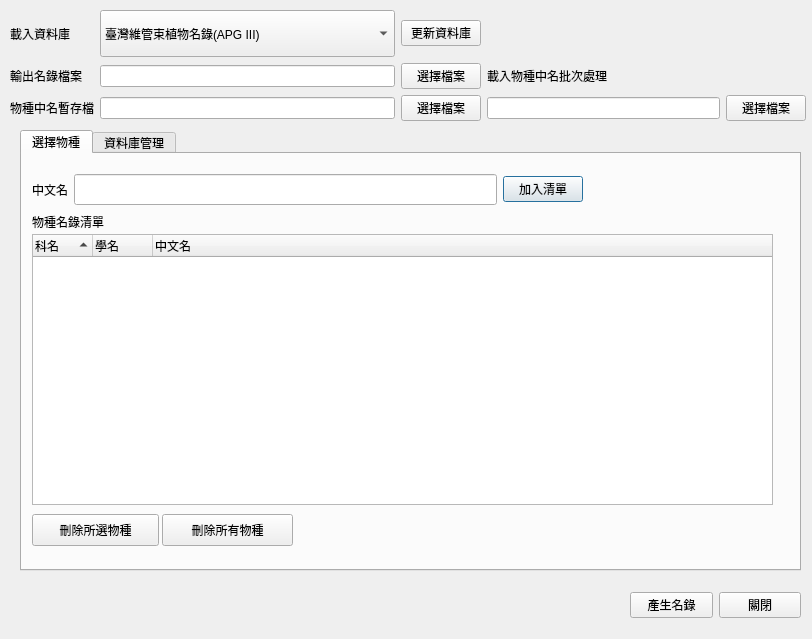
<?xml version="1.0" encoding="UTF-8"?>
<ui version="4.0">
 <class>Window</class>
 <widget class="QDialog" name="Window">
  <property name="geometry">
   <rect>
    <x>0</x>
    <y>0</y>
    <width>812</width>
    <height>639</height>
   </rect>
  </property>
  <property name="windowTitle">
   <string>checklist generator</string>
  </property>
  <widget class="QTabWidget" name="tabWidget">
   <property name="geometry">
    <rect>
     <x>20</x>
     <y>130</y>
     <width>781</width>
     <height>441</height>
    </rect>
   </property>
   <property name="font">
    <font>
     <family>Arial Narrow</family>
    </font>
   </property>
   <property name="currentIndex">
    <number>0</number>
   </property>
   <widget class="QWidget" name="tabSelect">
    <attribute name="title">
     <string>選擇物種</string>
    </attribute>
    <widget class="QTreeWidget" name="treeWidget">
     <property name="geometry">
      <rect>
       <x>10</x>
       <y>80</y>
       <width>741</width>
       <height>271</height>
      </rect>
     </property>
     <property name="mouseTracking">
      <bool>false</bool>
     </property>
     <property name="alternatingRowColors">
      <bool>true</bool>
     </property>
     <property name="selectionMode">
      <enum>QAbstractItemView::MultiSelection</enum>
     </property>
     <property name="indentation">
      <number>10</number>
     </property>
     <property name="rootIsDecorated">
      <bool>false</bool>
     </property>
     <property name="sortingEnabled">
      <bool>true</bool>
     </property>
     <property name="animated">
      <bool>true</bool>
     </property>
     <attribute name="headerVisible">
      <bool>true</bool>
     </attribute>
     <attribute name="headerDefaultSectionSize">
      <number>60</number>
     </attribute>
     <attribute name="headerHighlightSections">
      <bool>true</bool>
     </attribute>
     <attribute name="headerMinimumSectionSize">
      <number>5</number>
     </attribute>
     <attribute name="headerShowSortIndicator" stdset="0">
      <bool>true</bool>
     </attribute>
     <column>
      <property name="text">
       <string>科名</string>
      </property>
     </column>
     <column>
      <property name="text">
       <string>學名</string>
      </property>
     </column>
     <column>
      <property name="text">
       <string>中文名</string>
      </property>
     </column>
    </widget>
    <widget class="QWidget" name="gridLayoutWidget_3">
     <property name="geometry">
      <rect>
       <x>10</x>
       <y>10</y>
       <width>551</width>
       <height>51</height>
      </rect>
     </property>
     <layout class="QGridLayout" name="gridLayout_3">
      <item row="0" column="0">
       <widget class="QLabel" name="label_5">
        <property name="text">
         <string>中文名</string>
        </property>
       </widget>
      </item>
      <item row="0" column="1">
       <widget class="QLineEdit" name="lineSpecies">
        <property name="baseSize">
         <size>
          <width>0</width>
          <height>20</height>
         </size>
        </property>
        <property name="font">
         <font>
          <family>Arial</family>
          <pointsize>14</pointsize>
          <italic>false</italic>
         </font>
        </property>
        <property name="toolTip">
         <string>&lt;html&gt;&lt;head/&gt;&lt;body&gt;&lt;p&gt;輸入物種開頭前幾字則會列出近似物種，&lt;/p&gt;&lt;p&gt;可按 enter 或 return 選擇該物種加入下方物種名錄清單&lt;/p&gt;&lt;/body&gt;&lt;/html&gt;</string>
        </property>
        <property name="autoFillBackground">
         <bool>false</bool>
        </property>
       </widget>
      </item>
      <item row="0" column="2">
       <widget class="QPushButton" name="butAddToTree">
        <property name="text">
         <string>加入清單</string>
        </property>
       </widget>
      </item>
     </layout>
    </widget>
    <widget class="QPushButton" name="butDeleteSelection">
     <property name="geometry">
      <rect>
       <x>10</x>
       <y>360</y>
       <width>127</width>
       <height>32</height>
      </rect>
     </property>
     <property name="text">
      <string>刪除所選物種</string>
     </property>
    </widget>
    <widget class="QPushButton" name="butDeleteAll">
     <property name="geometry">
      <rect>
       <x>140</x>
       <y>360</y>
       <width>131</width>
       <height>32</height>
      </rect>
     </property>
     <property name="text">
      <string>刪除所有物種</string>
     </property>
    </widget>
    <widget class="QLabel" name="label_7">
     <property name="geometry">
      <rect>
       <x>10</x>
       <y>60</y>
       <width>81</width>
       <height>16</height>
      </rect>
     </property>
     <property name="text">
      <string>物種名錄清單</string>
     </property>
    </widget>
   </widget>
   <widget class="QWidget" name="tabBatch">
    <attribute name="title">
     <string>資料庫管理</string>
    </attribute>
    <widget class="QWidget" name="horizontalLayoutWidget_2">
     <property name="geometry">
      <rect>
       <x>10</x>
       <y>20</y>
       <width>411</width>
       <height>41</height>
      </rect>
     </property>
     <layout class="QHBoxLayout" name="horizontalLayout_2">
      <item>
       <widget class="QLabel" name="label">
        <property name="text">
         <string>物種清單資料表</string>
        </property>
       </widget>
      </item>
      <item>
       <widget class="QLineEdit" name="lineBlist">
        <property name="text">
         <string/>
        </property>
       </widget>
      </item>
      <item>
       <widget class="QPushButton" name="butBlist">
        <property name="toolTip">
         <string>&lt;html&gt;&lt;head/&gt;&lt;body&gt;&lt;p&gt;選擇物種清單的資料表，這個資料表為 csv 檔案，以 UTF-8 編碼。&lt;/p&gt;&lt;/body&gt;&lt;/html&gt;</string>
        </property>
        <property name="text">
         <string>選擇檔案</string>
        </property>
       </widget>
      </item>
     </layout>
    </widget>
   </widget>
  </widget>
  <widget class="QWidget" name="gridLayoutWidget_2">
   <property name="geometry">
    <rect>
     <x>10</x>
     <y>10</y>
     <width>796</width>
     <height>111</height>
    </rect>
   </property>
   <layout class="QGridLayout" name="gridLayout_2">
    <item row="2" column="2">
     <widget class="QPushButton" name="butSelectTempFile">
      <property name="toolTip">
       <string>&lt;html&gt;&lt;head/&gt;&lt;body&gt;&lt;p&gt;選擇暫存的物種中名暫存檔，未來可重複載入此檔案批次產生名錄&lt;/p&gt;&lt;/body&gt;&lt;/html&gt;</string>
      </property>
      <property name="text">
       <string>選擇檔案</string>
      </property>
     </widget>
    </item>
    <item row="0" column="1">
     <widget class="QComboBox" name="comboDBselect">
      <property name="sizePolicy">
       <sizepolicy hsizetype="Expanding" vsizetype="MinimumExpanding">
        <horstretch>0</horstretch>
        <verstretch>0</verstretch>
       </sizepolicy>
      </property>
      <item>
       <property name="text">
        <string>臺灣維管束植物名錄(APG III)</string>
       </property>
      </item>
      <item>
       <property name="text">
        <string>臺灣維管束植物名錄(Flora of Taiwan 2nd Edition)</string>
       </property>
      </item>
      <item>
       <property name="text">
        <string>臺灣鳥類名錄(2014)</string>
       </property>
      </item>
     </widget>
    </item>
    <item row="1" column="1">
     <widget class="QLineEdit" name="lineOutputFilename">
      <property name="text">
       <string/>
      </property>
     </widget>
    </item>
    <item row="1" column="0">
     <widget class="QLabel" name="label_2">
      <property name="text">
       <string>輸出名錄檔案</string>
      </property>
     </widget>
    </item>
    <item row="1" column="2">
     <widget class="QPushButton" name="butSelectOutput">
      <property name="toolTip">
       <string>&lt;html&gt;&lt;head/&gt;&lt;body&gt;&lt;p&gt;選擇輸出的名錄檔案，會依照附檔名輸出相對應的格式。&lt;/p&gt;&lt;p&gt;目前支援的格式有：Microsoft Word 2007 (.docx), Open document format (.odt), markdown (.md) 等&lt;/p&gt;&lt;/body&gt;&lt;/html&gt;</string>
      </property>
      <property name="text">
       <string>選擇檔案</string>
      </property>
     </widget>
    </item>
    <item row="2" column="3">
     <widget class="QLineEdit" name="lineSlist"/>
    </item>
    <item row="0" column="2">
     <widget class="QPushButton" name="butUpdateDB">
      <property name="toolTip">
       <string>&lt;html&gt;&lt;head/&gt;&lt;body&gt;&lt;p&gt;更新名錄資料庫(需連上網路)&lt;/p&gt;&lt;/body&gt;&lt;/html&gt;</string>
      </property>
      <property name="text">
       <string>更新資料庫</string>
      </property>
     </widget>
    </item>
    <item row="0" column="0">
     <widget class="QLabel" name="label_3">
      <property name="text">
       <string>載入資料庫</string>
      </property>
     </widget>
    </item>
    <item row="2" column="0">
     <widget class="QLabel" name="label_6">
      <property name="text">
       <string>物種中名暫存檔</string>
      </property>
     </widget>
    </item>
    <item row="2" column="1">
     <widget class="QLineEdit" name="lineTempFile"/>
    </item>
    <item row="2" column="4">
     <widget class="QPushButton" name="butSlist">
      <property name="text">
       <string>選擇檔案</string>
      </property>
     </widget>
    </item>
    <item row="1" column="3">
     <widget class="QLabel" name="label_4">
      <property name="text">
       <string>載入物種中名批次處理</string>
      </property>
     </widget>
    </item>
   </layout>
  </widget>
  <widget class="QWidget" name="horizontalLayoutWidget_4">
   <property name="geometry">
    <rect>
     <x>630</x>
     <y>580</y>
     <width>171</width>
     <height>51</height>
    </rect>
   </property>
   <layout class="QHBoxLayout" name="horizontalLayout_4">
    <item>
     <widget class="QPushButton" name="butGenerateSp">
      <property name="text">
       <string>產生名錄</string>
      </property>
     </widget>
    </item>
    <item>
     <widget class="QPushButton" name="butClose1">
      <property name="text">
       <string>關閉</string>
      </property>
     </widget>
    </item>
   </layout>
  </widget>
 </widget>
 <resources/>
 <connections>
  <connection>
   <sender>butClose1</sender>
   <signal>clicked()</signal>
   <receiver>Window</receiver>
   <slot>close()</slot>
   <hints>
    <hint type="sourcelabel">
     <x>593</x>
     <y>484</y>
    </hint>
    <hint type="destinationlabel">
     <x>354</x>
     <y>274</y>
    </hint>
   </hints>
  </connection>
 </connections>
</ui>
